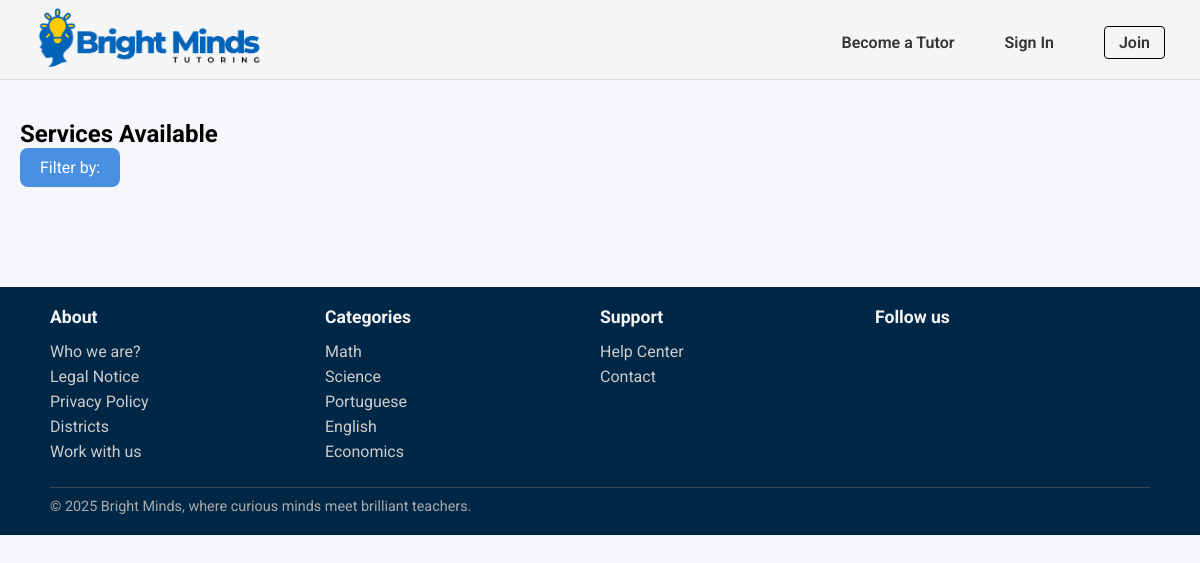
/pages/services_list.php, run on an earlier commit of the app's database.
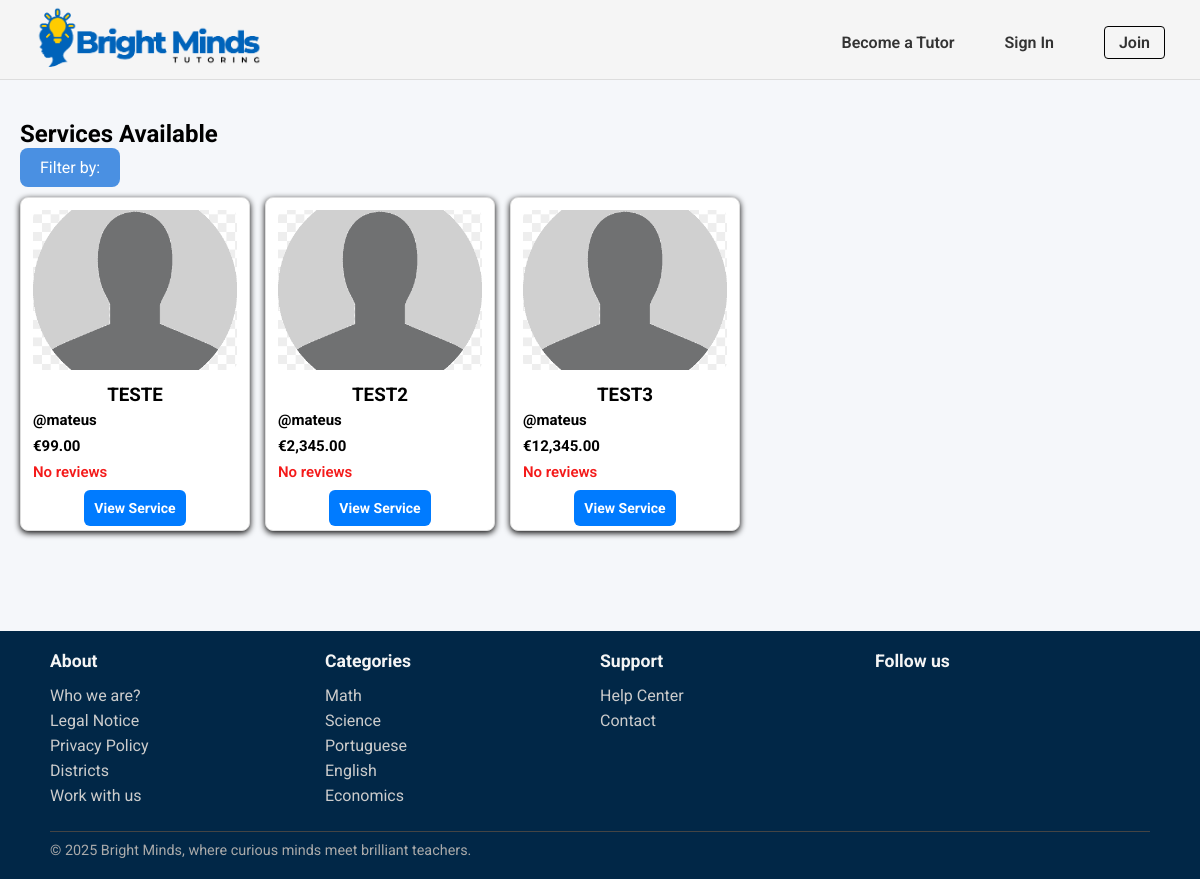
And on a later commit of the database.
### tables this page shows
CREATE TABLE Category(
    category_name TEXT PRIMARY KEY
);

CREATE TABLE Service(
    service_id INTEGER PRIMARY KEY,
    freelancer_id INTEGER NOT NULL,
    title TEXT NOT NULL,
    category_name TEXT NOT NULL,
    description TEXT NOT NULL,
    duracao INTEGER NOT NULL,
    price REAL NOT NULL,
    service_type TEXT CHECK(service_type IN ('individual presencial', 'grupo presencial', 'individual online','grupo online', 'revisão trabalhos')) NOT NULL,
    num_sessoes INTEGER NOT NULL,
    status TEXT CHECK(status IN ('ativo', 'inativo')) DEFAULT 'ativo',
    max_students INTEGER,
    FOREIGN KEY (freelancer_id) REFERENCES Freelancers(freelancer_id) ON UPDATE CASCADE ON DELETE CASCADE,
    FOREIGN KEY (category_name) REFERENCES Category(category_name) ON UPDATE CASCADE ON DELETE RESTRICT
);

CREATE TABLE User (
    user_id INTEGER PRIMARY KEY,
    username TEXT UNIQUE NOT NULL,
    name TEXT NOT NULL,
    birth_date DATE,
    email TEXT UNIQUE NOT NULL,
    password TEXT NOT NULL,
    usertype TEXT CHECK(usertype IN ('student', 'tutor', 'admin')) NOT NULL,
    address TEXT,
    postal_code TEXT,
    city TEXT,
    registration_date DATE NOT NULL,
    profile_image TEXT
);

### pages/services_list.php (called while the page is built)
<?php
    require_once(__DIR__. '/../templates/common.tpl.php');
    require_once(__DIR__.'/../database/connection.db.php');
    require_once(__DIR__.'/../database/service.class.php');
    require_once(__DIR__.'/../database/categories.php');
    require_once(__DIR__. '/../templates/services.tpl.php');
    $session = new Session();
    $db = getDatabaseConnection();
    $categories = getAllCategories($db);
    $category = $_GET['category']?? null;
    $service = $_GET['service_type'] ?? null;
    $min_price = (!empty($_GET['min_price'])) ? floatval($_GET['min_price']) : null;
    $max_price = (!empty($_GET['max_price'])) ? floatval($_GET['max_price']) : null;
    $min_rating = (!empty($_GET['min_rating'])) ? floatval($_GET['min_rating']) : null;
    $max_rating = (!empty($_GET['max_rating'])) ? floatval($_GET['max_rating']) : null;
    $services = getServices($db,$category,$service,$min_price,$max_price,$min_rating,$max_rating);
    drawHeader($session);
    drawServices($services,$category,$service);
    drawFooter($categories);
    ?>

### utils/session.php (called while the page is built, shortened)
<?php
  class Session {
    public function isLoggedIn() : bool {
      return isset($_SESSION['id']);
    }
  }
?>

### database/categories.php (called while the page is built, shortened)
<?php
  function getAllCategories(PDO $db) {
    $stmt = $db->prepare('SELECT category_name
                          FROM Category');
    $stmt->execute();
    return $stmt->fetchAll();
  }
?>

### database/service.class.php (called while the page is built, shortened)
<?php
function getServices(PDO $db, ?string $category, ?string $service_type, ?float $min_price, ?float $max_price,?int $min_rating, ?int $max_rating): array {
    $query = '
        SELECT s.service_id, s.title, s.price, s.service_type,
               u.name AS freelancer_name, u.user_id,
               (SELECT AVG(r.rating) FROM Review r
                JOIN Booking b ON r.booking_id = b.booking_id
                WHERE b.service_id = s.service_id) AS avg_rating
        FROM Service s
        JOIN Freelancer f ON s.freelancer_id = f.freelancer_id
        JOIN User u ON f.freelancer_id = u.user_id
        WHERE s.status = "ativo"
        ';
    $params = [];
    $stmt = $db->prepare($query);
    $stmt->execute($params);
    $services = [];
    while ($row = $stmt->fetch(PDO::FETCH_ASSOC)) {
        $user = User::getUserbyId($db, intval($row['user_id']));
        $profileImage = $user->getPhoto();
        $row['profile_image'] = $profileImage;
        $services[] = $row;
    }
    return $services;
}
?>

### templates/services.tpl.php (the view, shortened to what this page needs)
<?php function drawServices(array $services, ?string $category, ?string $service_type){ ?>
    <section id="services">
      <h2>Services Available</h2>
      <form method="GET" action="services_list.php" class="filter-dropdown">
          <button type = "button" class = "filter-button" onclick= "toggleDropdown()" >
            <span>Filter by:</span>
          </button>
      </form>
        <div class="services-button">
            <?php foreach ($services as $service) {
              $profileImage = $service['profile_image'];
            ?>
                <div class="service-card">
                    <div class="service-img-container">
                      <img class="profile-photo" src="<?= htmlspecialchars($profileImage) ?>" alt="Freelancer profile photo">
                    </div>
                    <div class="service-details">
                        <p class="service-name"><h3><?= htmlspecialchars($service['title']) ?><h3>
                        <p class="service-description"><?= htmlspecialchars($service['description']) ?>
                        <p class="freelancer-name">@<?= htmlspecialchars($service['freelancer_name']) ?></p>
                        <p class="price">€<?= number_format($service['price'], 2) ?></p>
                        <p class="rating">
                            <?php
                            $avg = round($service['avg_rating'], 1);
                            if ($avg) {
                                echo $avg . " ★";
                            } else {
                                echo "No reviews";
                            }
                            ?>
                        </p>
                        <a href="service_detail.php?id=<?= $service['service_id'] ?>" class="view-service-btn">View Service</a>
                    </div>
                </div>
            <?php } ?>
        </div>
    </section>
<?php } ?>

### templates/common.tpl.php (shortened to what this page needs)
<?php
    require_once(__DIR__. '/../utils/session.php');
?>
<?php function drawHeader(Session $session){ ?>
    <!DOCTYPE html>
    <html>
        <head>
            <link rel="stylesheet" href="../css/style.css">
            <link rel="stylesheet" href="../css/profile.css">
            <link rel="stylesheet" href="../css/services.css">
            <link rel="stylesheet" href="../css/service_detail.css">
            <link rel="stylesheet" href="../css/admin.css">
        </head>
        <body>
            <header>
                <nav>
                    <a href="../pages/index.php"><img id="logo" src="../docs/BrightMinds_logo.png" alt="BrightMinds Logo"></a>
                    <?php
                        if($session->isLoggedIn()) drawUserNav($session);
                        else drawVisitorNav();
                    ?>
                </nav>
            </header>
            <main>
<?php } ?>
<?php function drawVisitorNav() { ?>
    <ul class="visitor-nav-links">
        <li><a href="../pages/sign_up.php">Become a Tutor</a></li>
        <li><a href="../pages/login.php">Sign In</a></li>
        <li><a href="../pages/sign_up.php" class="join-btn">Join</a></li>
    </ul>
<?php } ?>
<?php function drawFooter(array $categories){ ?>
            </main>
            <footer>
                <div class="footer-content">
                    <section class="footer-column">
                        <h3>About</h3>
                        <ul>
                            <li><a href="">Who we are?</a></li>
                            <li><a href="">Legal Notice</a></li>
                            <li><a href="">Privacy Policy</a></li>
                            <li><a href="">Districts</a></li>
                            <li><a href="">Work with us</a></li>
                        </ul>
                    </section>
                    <section class="footer-column">
                        <h3>Categories</h3>
                        <ul>
                            <?php foreach($categories as $category){ ?>
                                <li>
                                    <a href=""><?=$category['category_name']?>
                                    </a>
                                </li>
                            <?php } ?>
                        </ul>
                    </section>
                    <section class="footer-column">
                        <h3>Support</h3>
                        <ul>
                            <li><a href="#">Help Center</a></li>
                            <li><a href="#">Contact</a></li>
                        </ul>
                    </section>
                    <section class="footer-column">
                        <h3>Follow us</h3>
                    </section>
                    <div class="footer-bottom">
                        <hr>
                        <p>© 2025 Bright Minds, where curious minds meet brilliant teachers.</p>
                    </div>
                </div>
            </footer>
        </body>
    </html>
<?php } ?>

### css/style.css (style rules this page uses)
* { font-family: "Roboto"; margin:0; padding:0; box-sizing: border-box; }
body { background-color: #f5f7fa; }
header { font-family: "Roboto"; font-style: normal; background-color: whitesmoke; border-bottom: 1px solid #ddd; height: 80px; width: 100%; position: fixed; top:0; left:0; }
nav { display: flex; align-items: center; justify-content: space-between; padding: 5px 35px; }
.visitor-nav-links { list-style: none; display: flex; align-items: center; gap: 50px; }
#logo { height:70px; width: auto; }
a { text-decoration:none; }
.visitor-nav-links li a, .user-nav a { color: #333; font-weight: 600; font-size: 16px; }
.join-btn { padding: 6px 14px; border: 1px solid #000; border-radius: 4px; background-color: transparent; font-weight: bold; cursor: pointer; }
footer { font-family: "Roboto", sans-serif; background-color: #012747; color: #fff; padding: 20px 50px; }
.footer-content { display:grid; grid-template-columns: repeat(4, 1fr); grid-template-rows: auto auto; row-gap: 20px; }
.footer-bottom { grid-column: 1 / -1; }
.footer-column h3 { font-size: 1.1rem; margin-bottom: 15px; color: #f5f5f5; }
.footer-column ul { list-style: none; }
.footer-column ul li { margin-bottom: 6px; }
.footer-column ul li a { text-decoration: none; color: #ccc; }
.footer-bottom { text-align: start; font-size: 0.9rem; color: #aaa; }
.footer-bottom hr { border: none; border-top: 1px solid #444; margin-bottom: 10px; }

### css/profile.css (style rules this page uses)
* { font-family: "Roboto"; margin:0; padding:0; box-sizing: border-box; }

### css/services.css (style rules this page uses)
#services { margin-top: 100px; margin-bottom: 80px; padding: 20px; }
.services-button { display: flex; flex-wrap: wrap; justify-content: flex-start; gap: 15px; }
.service-card { border: 1px solid #ddd; border-radius: 8px; width: 230px; padding: 12px; background: white; box-shadow: 0 2px 6px rgba(0, 0, 0, 0.986); text-align: center; display: flex; flex-direction: column; margin-top: 10px; }
.profile-photo { width: 100%; height: 160px; object-fit: cover; border-radius: 8px; margin-bottom: 10px; }
.freelancer-name { font-weight: bold; color: #000000; margin: 5px 0; text-align: left; font-size: 15px; }
.price { color: #000000; font-weight: bold; font-size: 15px; margin: 8px 0; text-align: left; }
.rating { color: #f41a1a; font-weight: 600; font-size: 15px; text-align: left; margin-bottom: 15px; }
.view-service-btn { background-color: #007bff; color: white; font-size: 14px; padding: 10px; border: none; border-radius: 6px; cursor: pointer; transition: background-color 0.3s ease; width: 100%; margin-top: 30px; }
.filter-button { background-color: #4A90E2; color: white; padding: 10px 20px; margin-top:1; border: none; border-radius: 8px; font-size: 16px; cursor: pointer; }
.filter-dropdown { position: relative; display: inline-block; }

What changed in the data, as far as the page shows it:
added service: title "TESTE", user.name "mateus", price "99.00"
added service: title "TEST2", user.name "mateus", price "2,345.00"
added service: title "TEST3", user.name "mateus", price "12,345.00"
